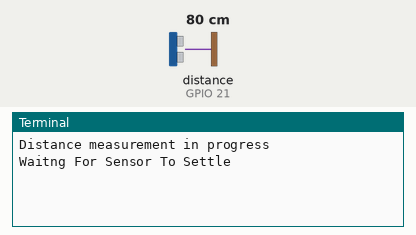
Bench run of a program on a simulated Raspberry Pi (BCM pin numbers). On the bench: the last lines printed to the terminal. Inputs (shaded band) come from the test bench; at power-on: distance to the obstacle (sensor on GPIO 21) 80 cm. The echo pulse lasts 58.3 µs per cm; the clock reads 2024-03-15 10:24:30 at power-on unless the program sets it.

Above: at 1.2 s.
1.3 s: distance to the obstacle (sensor on GPIO 21) set to 2 cm
At 3.5 s:
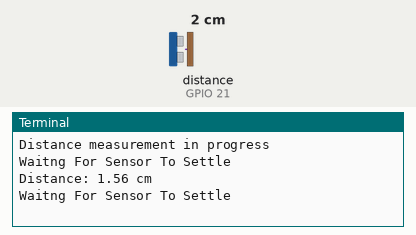
5.5 s: distance to the obstacle (sensor on GPIO 21) set to 4 cm
At 6.6 s:
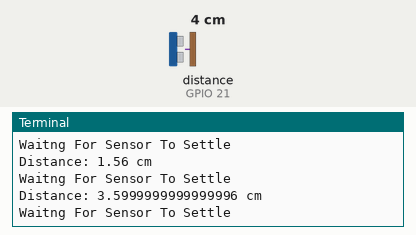

The program:

ultrasonic_2.py
```python
import RPi.GPIO as GPIO                    #Import GPIO library
import time                                #Import time library
GPIO.setmode(GPIO.BCM)                     #Set GPIO pin numbering

TRIG = 20                                  #Associate pin 23 to TRIG
ECHO = 21                                  #Associate pin 24 to ECHO

print("Distance measurement in progress")

GPIO.setup(TRIG,GPIO.OUT)                  #Set pin as GPIO out
GPIO.setup(ECHO,GPIO.IN)                   #Set pin as GPIO in

while True:

  GPIO.output(TRIG, False)                 #Set TRIG as LOW
  print("Waitng For Sensor To Settle")
  time.sleep(2)                            #Delay of 2 seconds

  GPIO.output(TRIG, True)                  #Set TRIG as HIGH
  time.sleep(0.00001)                      #Delay of 0.00001 seconds
  GPIO.output(TRIG, False)                 #Set TRIG as LOW

  while GPIO.input(ECHO)==0:               #Check whether the ECHO is LOW
    pulse_start = time.time()              #Saves the last known time of LOW pulse

  while GPIO.input(ECHO)==1:               #Check whether the ECHO is HIGH
    pulse_end = time.time()                #Saves the last known time of HIGH pulse

  pulse_duration = pulse_end - pulse_start #Get pulse duration to a variable

  distance = pulse_duration * 17150        #Multiply pulse duration by 17150 to get distance
  distance = round(distance, 2)            #Round to two decimal points

  if distance > 2 and distance < 400:      #Check whether the distance is within range
    print("Distance: "+str(distance - 0.5)+" cm")  #Print distance with 0.5 cm calibration
  else:
    print("Out Of Range")                   #display out of range
```

Measured:
- after the input at 1.3 s, the terminal: prints a new line after 0.70 s (image 1)
- after the input at 5.5 s, the terminal: prints a new line after 0.50 s (image 2)
